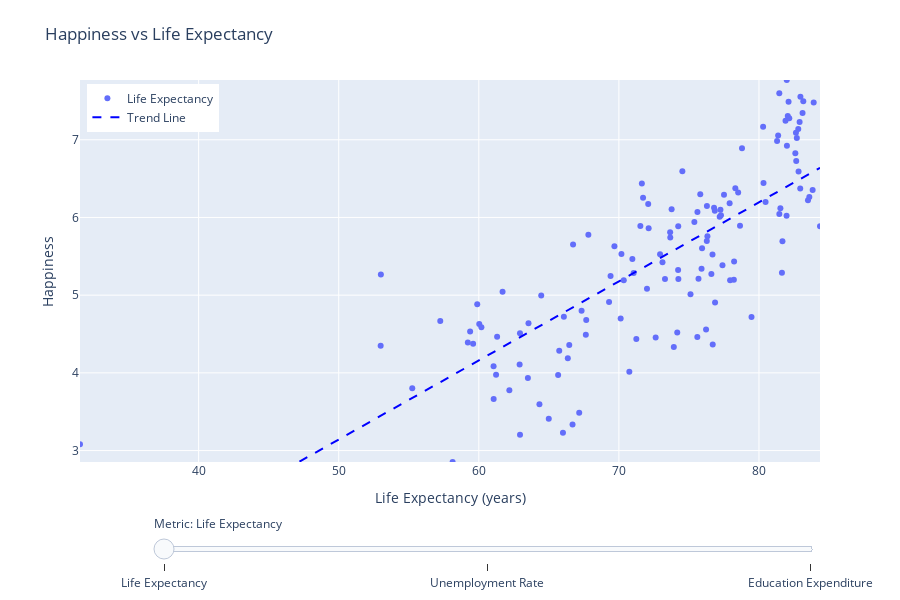

The notebook cell this image was saved under:
### Markdown cell above
**Money does not buy happiness**

Economic wealth could explain some of the variation in national happiness. However, other societal indicators may offer different insights. To further investigate the what influences the way people perceive their happiness, we examined its relationship with education expenditure, unemployment rate, and life expectancy.

In the plot about Happiness vs Education Expenditure, there is a slight positive trend. Countries that allocate a higher percentage of their GDP to education generally report higher happiness levels according to the dataset. It suggests that investment in quality education contributes to societal well-being and happiness.

The plot about Happiness vs Unemployment Rate has a slight negative trendline: as unemployment increases, average happiness declines according to the dataset. This is a result in line with previous research like Winkelmann (2014), which found that unemployment consistently and significantly reduces life satisfaction and caused a reduction in the happiness score recorded, both due to economic insecurity and the psychological toll of uncertainty.

In the plot about Happiness vs Life Expectancy, a positive correlation can be read from the regression line. Countries where people live longer also tend to report higher happiness scores. This relationship is likely tied to broader indicators of public health and quality of life. As with education, longer life expectancy reflects better healthcare systems, better nutrition, and a better environments, all of this tends to go hand-in-hand with happiness.

### Code cell
import pandas as pd
import numpy as np
import plotly.graph_objects as go
from plotly.offline import init_notebook_mode, iplot

init_notebook_mode(connected=True)

df = pd.read_csv('final.csv')

df['Happiness_rank'] = df['Happiness'].rank(method='min', ascending=False).astype(int)
total_countries = df['Country'].nunique()

df_life = df.dropna(subset=['Life_expectancy', 'Happiness', 'Country', 'Happiness_rank'])
df_unemp = df.dropna(subset=['Unemployment_rate', 'Happiness', 'Country', 'Happiness_rank'])
df_edu = df.dropna(subset=['Edu_expenditure_pct', 'Happiness', 'Country', 'Happiness_rank'])

x_range_life = [df_life['Life_expectancy'].min(), df_life['Life_expectancy'].max()]
x_range_unemp = [df_unemp['Unemployment_rate'].min(), df_unemp['Unemployment_rate'].max()]
x_range_edu = [df_edu['Edu_expenditure_pct'].min(), df_edu['Edu_expenditure_pct'].max()]
y_range = [df['Happiness'].min(), df['Happiness'].max()]

def add_trend_trace(x, y, color, visible=True):
    x_vals = x.values
    y_vals = y.values
    slope, intercept = np.polyfit(x_vals, y_vals, 1)
    x_trend = np.linspace(min(x_vals), max(x_vals), 100)
    y_trend = slope * x_trend + intercept
    return go.Scatter(
        x=x_trend,
        y=y_trend,
        mode='lines',
        line=dict(color=color, dash='dash'),
        name='Trend Line',
        visible=visible,
        hoverinfo='skip'
    )

trace_life = go.Scatter(
    x=df_life['Life_expectancy'],
    y=df_life['Happiness'],
    mode='markers',
    name='Life Expectancy',
    visible=True,
    text=df_life['Country'],
    customdata=df_life['Happiness_rank'],
    hovertemplate=(
        "Country: %{text}<br>"
        f"Rank: %{{customdata}} out of {total_countries}<br>"
        "Life Expectancy: %{x:.1f} years<br>"
        "Happiness: %{y:.2f}<extra></extra>"
    )
)

trace_unemp = go.Scatter(
    x=df_unemp['Unemployment_rate'],
    y=df_unemp['Happiness'],
    mode='markers',
    name='Unemployment Rate',
    visible=False,
    text=df_unemp['Country'],
    customdata=df_unemp['Happiness_rank'],
    hovertemplate=(
        "Country: %{text}<br>"
        f"Rank: %{{customdata}} out of {total_countries}<br>"
        "Unemployment Rate: %{x:.1f}%<br>"
        "Happiness: %{y:.2f}<extra></extra>"
    )
)

trace_edu = go.Scatter(
    x=df_edu['Edu_expenditure_pct'],
    y=df_edu['Happiness'],
    mode='markers',
    name='Education Expenditure',
    visible=False,
    text=df_edu['Country'],
    customdata=df_edu['Happiness_rank'],
    hovertemplate=(
        "Country: %{text}<br>"
        f"Rank: %{{customdata}} out of {total_countries}<br>"
        "Education Expenditure: %{x:.2f}% of GDP<br>"
        "Happiness: %{y:.2f}<extra></extra>"
    )
)

trend_life = add_trend_trace(df_life['Life_expectancy'], df_life['Happiness'], 'blue', True)
trend_unemp = add_trend_trace(df_unemp['Unemployment_rate'], df_unemp['Happiness'], 'blue', False)
trend_edu = add_trend_trace(df_edu['Edu_expenditure_pct'], df_edu['Happiness'], 'blue', False)

fig = go.Figure(data=[
    trace_life, trace_unemp, trace_edu,
    trend_life, trend_unemp, trend_edu
])

steps = [
    dict(method='update', label='Life Expectancy',
         args=[{'visible': [True, False, False, True, False, False]},
               {'title': 'Happiness vs Life Expectancy',
                'xaxis': {'title': 'Life Expectancy (years)', 'range': x_range_life, 'fixedrange': True},
                'yaxis': {'title': 'Happiness', 'range': y_range, 'fixedrange': True}}]),
    dict(method='update', label='Unemployment Rate',
         args=[{'visible': [False, True, False, False, True, False]},
               {'title': 'Happiness vs Unemployment Rate',
                'xaxis': {'title': 'Unemployment Rate (%)', 'range': x_range_unemp, 'fixedrange': True},
                'yaxis': {'title': 'Happiness', 'range': y_range, 'fixedrange': True}}]),
    dict(method='update', label='Education Expenditure',
         args=[{'visible': [False, False, True, False, False, True]},
               {'title': 'Happiness vs Education Expenditure',
                'xaxis': {'title': 'Education Expenditure (% of GDP)', 'range': x_range_edu, 'fixedrange': True},
                'yaxis': {'title': 'Happiness', 'range': y_range, 'fixedrange': True}}])
]

fig.update_layout(
    sliders=[dict(
        active=0,
        currentvalue={'prefix': 'Metric: '},
        pad={'t': 50},
        steps=steps,
        len=0.9,
        x=0.1,
        xanchor='left'
    )],
    title="Happiness vs Life Expectancy",
    width=800,
    height=600,
    autosize=False,
    margin=dict(t=80, b=80, l=80, r=80),
    xaxis=dict(
        title=dict(text='Life Expectancy (years)', font=dict(size=14)),
        range=x_range_life,
        fixedrange=True,
        tickfont=dict(size=12)
    ),
    yaxis=dict(
        title=dict(text='Happiness', font=dict(size=14)),
        range=y_range,
        fixedrange=True,
        tickmode='linear',
        dtick=1,
        tickfont=dict(size=12),
    ),
    hoverlabel=dict(font=dict(size=12)),
    showlegend=True,
    legend=dict(
        font=dict(size=12),
        x=0.01, y=0.99,
        borderwidth=0
    )
)

iplot(fig)

### Figure 1 — Plotly figure (JSON) as saved in the notebook; plotly's stock layout.template omitted (floating-point values rounded to 4 significant figures; data arrays with more than 128 entries replaced by an {"elided": "..."} marker saying what was removed)
{"data": [{"customdata": {"elided": "133 int values"}, "hovertemplate": "Country: %{text}<br>Rank: %{customdata} out of 133<br>Life Expectancy: %{x:.1f} years<br>Happiness: %{y:.2f}<extra></extra>", "mode": "markers", "name": "Life Expectancy", "text": {"elided": "133 str values"}, "type": "scatter", "visible": true, "x": {"elided": "133 float values"}, "y": {"elided": "133 float values"}}, {"customdata": [1, 2, 3, 4, 5, 6, 7, 8, 9, 10, 11, 12, 13, 14, 15, 16, 17, 18, 19, 20, 21, 22, 23, 24, 25, 26, 27, 28, 29, 30, 31, 32, 33, 34, 36, 37, 38, 39, 40, 42, 43, 44, 45, 46, 48, 49, 50, 51, 52, 53, 54, 55, 56, 57, 58, 59, 60, 61, 62, 63, 64, 66, 68, 69, 70, 71, 72, 73, 74, 75, 76, 79, 81, 82, 83, 84, 86, 89, 90, 92, 93, 94, 95, 96, 98, 99, 100, 101, 102, 103, 104, 106, 109, 111, 112, 114, 116, 117, 118, 119, 123, 125, 127, 129], "hovertemplate": "Country: %{text}<br>Rank: %{customdata} out of 133<br>Unemployment Rate: %{x:.1f}%<br>Happiness: %{y:.2f}<extra></extra>", "mode": "markers", "name": "Unemployment Rate", "text": ["Finland", "Denmark", "Norway", "Iceland", "Netherlands", "Switzerland", "Sweden", "New Zealand", "Canada", "Austria", "Australia", "Costa Rica", "Israel", "Luxembourg", "United Kingdom", "Ireland", "Germany", "Belgium", "United States", "United Arab Emirates", "Malta", "Mexico", "France", "Chile", "Guatemala", "Saudi Arabia", "Qatar", "Spain", "Panama", "Brazil", "Uruguay", "Singapore", "El Salvador", "Italy", "Poland", "Uzbekistan", "Lithuania", "Colombia", "Slovenia", "Kosovo", "Argentina", "Romania", "Cyprus", "Ecuador", "Thailand", "Latvia", "Estonia", "Jamaica", "Mauritius", "Japan", "Honduras", "Kazakhstan", "Bolivia", "Hungary", "Paraguay", "Peru", "Portugal", "Pakistan", "Philippines", "Serbia", "Moldova", "Montenegro", "Croatia", "Dominican Republic", "Bosnia and Herzegovina", "Malaysia", "Belarus", "Greece", "Mongolia", "North Macedonia", "Nigeria", "Azerbaijan", "Lebanon", "Indonesia", "China", "Bhutan", "Bulgaria", "Jordan", "Benin", "South Africa", "Albania", "Cambodia", "Senegal", "Somalia", "Niger", "Burkina Faso", "Armenia", "Guinea", "Georgia", "Kenya", "Mauritania", "Tunisia", "Mali", "Sri Lanka", "Myanmar", "Ukraine", "Uganda", "Zambia", "Togo", "India", "Lesotho", "Zimbabwe", "Botswana", "Rwanda"], "type": "scatter", "visible": false, "x": [6.695, 5.018, 3.684, 3.507, 3.379, 4.394, 6.833, 4.109, 5.69, 4.56, 5.143, 10.81, 3.731, 5.592, 3.657, 4.95, 3.163, 5.364, 3.669, 2.331, 3.627, 3.477, 8.415, 7.493, 2.193, 5.636, 0.1, 14.11, 6.409, 11.94, 8.836, 3.1, 4.17, 9.952, 3.267, 8.98, 6.255, 10.28, 4.446, 25.07, 9.843, 3.912, 7.155, 3.812, 0.716, 6.312, 4.514, 4.987, 6.331, 2.351, 5.698, 4.8, 3.682, 3.419, 6.595, 3.379, 6.464, 4.83, 2.237, 10.39, 1.502, 15.13, 6.617, 6.356, 15.69, 3.26, 4.165, 17.05, 9.024, 17.41, 10.7, 5.0, 11.3, 3.59, 5.15, 2.72, 4.23, 16.8, 1.214, 28.47, 11.47, 0.499, 2.863, 18.83, 0.532, 1.56, 9.794, 5.018, 11.56, 5.014, 10.42, 17.15, 3.29, 4.67, 0.407, 8.194, 2.563, 5.538, 2.036, 6.51, 16.88, 7.373, 20.09, 11.24], "y": [7.769, 7.6, 7.554, 7.494, 7.488, 7.48, 7.343, 7.307, 7.278, 7.246, 7.228, 7.167, 7.139, 7.09, 7.054, 7.021, 6.985, 6.923, 6.892, 6.825, 6.726, 6.595, 6.592, 6.444, 6.436, 6.375, 6.374, 6.354, 6.321, 6.3, 6.293, 6.262, 6.253, 6.223, 6.182, 6.174, 6.149, 6.125, 6.118, 6.1, 6.086, 6.07, 6.046, 6.028, 6.008, 5.94, 5.893, 5.89, 5.888, 5.886, 5.86, 5.809, 5.779, 5.758, 5.743, 5.697, 5.693, 5.653, 5.631, 5.603, 5.529, 5.523, 5.432, 5.425, 5.386, 5.339, 5.323, 5.287, 5.285, 5.274, 5.265, 5.208, 5.197, 5.192, 5.191, 5.082, 5.011, 4.906, 4.883, 4.722, 4.719, 4.7, 4.681, 4.668, 4.628, 4.587, 4.559, 4.534, 4.519, 4.509, 4.49, 4.461, 4.39, 4.366, 4.36, 4.332, 4.189, 4.107, 4.085, 4.015, 3.802, 3.663, 3.488, 3.334]}, {"customdata": [1, 2, 3, 4, 5, 6, 7, 8, 9, 10, 11, 12, 13, 14, 15, 16, 17, 18, 19, 20, 21, 23, 24, 25, 27, 28, 29, 30, 31, 32, 33, 34, 35, 36, 37, 38, 40, 41, 43, 44, 45, 46, 47, 48, 49, 50, 51, 52, 53, 54, 55, 56, 57, 58, 59, 60, 61, 62, 63, 64, 67, 68, 69, 70, 71, 72, 73, 74, 76, 77, 78, 79, 79, 81, 82, 83, 84, 85, 86, 87, 88, 89, 90, 91, 92, 93, 94, 95, 97, 98, 99, 100, 101, 102, 103, 104, 105, 106, 107, 109, 110, 112, 113, 114, 115, 116, 117, 118, 119, 120, 122, 123, 124, 126, 127, 129, 130, 132], "hovertemplate": "Country: %{text}<br>Rank: %{customdata} out of 133<br>Education Expenditure: %{x:.2f}% of GDP<br>Happiness: %{y:.2f}<extra></extra>", "mode": "markers", "name": "Education Expenditure", "text": ["Finland", "Denmark", "Norway", "Iceland", "Netherlands", "Switzerland", "Sweden", "New Zealand", "Canada", "Austria", "Australia", "Costa Rica", "Israel", "Luxembourg", "United Kingdom", "Ireland", "Germany", "Belgium", "United States", "United Arab Emirates", "Malta", "France", "Chile", "Guatemala", "Qatar", "Spain", "Panama", "Brazil", "Uruguay", "Singapore", "El Salvador", "Italy", "Bahrain", "Poland", "Uzbekistan", "Lithuania", "Slovenia", "Nicaragua", "Argentina", "Romania", "Cyprus", "Ecuador", "Kuwait", "Thailand", "Latvia", "Estonia", "Jamaica", "Mauritius", "Japan", "Honduras", "Kazakhstan", "Bolivia", "Hungary", "Paraguay", "Peru", "Portugal", "Pakistan", "Philippines", "Serbia", "Moldova", "Tajikistan", "Croatia", "Dominican Republic", "Bosnia and Herzegovina", "Malaysia", "Belarus", "Greece", "Mongolia", "Nigeria", "Turkmenistan", "Algeria", "Morocco", "Azerbaijan", "Lebanon", "Indonesia", "China", "Bhutan", "Cameroon", "Bulgaria", "Ghana", "Nepal", "Jordan", "Benin", "Gabon", "South Africa", "Albania", "Cambodia", "Senegal", "Namibia", "Niger", "Burkina Faso", "Armenia", "Guinea", "Georgia", "Kenya", "Mauritania", "Mozambique", "Tunisia", "Bangladesh", "Mali", "Sierra Leone", "Myanmar", "Chad", "Ukraine", "Ethiopia", "Uganda", "Zambia", "Togo", "India", "Liberia", "Madagascar", "Lesotho", "Burundi", "Haiti", "Botswana", "Rwanda", "Tanzania", "Central African Republic"], "type": "scatter", "visible": false, "x": [6.417, 7.255, 7.865, 7.601, 5.16, 5.014, 7.639, 5.178, 4.773, 5.218, 5.509, 6.738, 6.041, 3.736, 5.261, 3.296, 5.116, 6.334, 4.957, 3.86, 4.899, 5.354, 5.626, 3.193, 2.804, 4.23, 3.093, 5.963, 4.628, 2.73, 3.387, 4.095, 2.385, 4.679, 6.295, 3.964, 4.892, 4.6, 4.772, 3.567, 5.213, 4.246, 6.728, 3.022, 4.436, 5.26, 5.164, 4.542, 3.155, 5.932, 3.354, 8.091, 4.225, 3.49, 3.822, 4.63, 2.215, 3.407, 3.616, 6.226, 5.484, 3.92, 4.043, 4.044, 3.98, 4.979, 3.586, 3.652, 0.3585, 3.121, 5.575, 5.003, 3.176, 2.6, 0.9644, 4.059, 4.51, 3.047, 4.199, 3.153, 3.486, 2.988, 2.965, 2.874, 5.912, 3.916, 2.826, 5.035, 9.323, 3.526, 5.407, 2.572, 1.858, 3.83, 5.374, 1.823, 6.286, 6.174, 1.681, 3.555, 7.447, 2.0, 2.372, 5.441, 4.481, 2.308, 4.418, 4.202, 3.897, 2.165, 3.013, 7.194, 5.347, 1.759, 8.399, 3.239, 3.597, 1.768], "y": [7.769, 7.6, 7.554, 7.494, 7.488, 7.48, 7.343, 7.307, 7.278, 7.246, 7.228, 7.167, 7.139, 7.09, 7.054, 7.021, 6.985, 6.923, 6.892, 6.825, 6.726, 6.592, 6.444, 6.436, 6.374, 6.354, 6.321, 6.3, 6.293, 6.262, 6.253, 6.223, 6.199, 6.182, 6.174, 6.149, 6.118, 6.105, 6.086, 6.07, 6.046, 6.028, 6.021, 6.008, 5.94, 5.893, 5.89, 5.888, 5.886, 5.86, 5.809, 5.779, 5.758, 5.743, 5.697, 5.693, 5.653, 5.631, 5.603, 5.529, 5.467, 5.432, 5.425, 5.386, 5.339, 5.323, 5.287, 5.285, 5.265, 5.247, 5.211, 5.208, 5.208, 5.197, 5.192, 5.191, 5.082, 5.044, 5.011, 4.996, 4.913, 4.906, 4.883, 4.799, 4.722, 4.719, 4.7, 4.681, 4.639, 4.628, 4.587, 4.559, 4.534, 4.519, 4.509, 4.49, 4.466, 4.461, 4.456, 4.39, 4.374, 4.36, 4.35, 4.332, 4.286, 4.189, 4.107, 4.085, 4.015, 3.975, 3.933, 3.802, 3.775, 3.597, 3.488, 3.334, 3.231, 3.083]}, {"hoverinfo": "skip", "line": {"color": "blue", "dash": "dash"}, "mode": "lines", "name": "Trend Line", "type": "scatter", "visible": true, "x": [31.53, 32.06, 32.6, 33.13, 33.66, 34.2, 34.73, 35.27, 35.8, 36.33, 36.87, 37.4, 37.93, 38.47, 39.0, 39.53, 40.07, 40.6, 41.13, 41.67, 42.2, 42.74, 43.27, 43.8, 44.34, 44.87, 45.4, 45.94, 46.47, 47.0, 47.54, 48.07, 48.61, 49.14, 49.67, 50.21, 50.74, 51.27, 51.81, 52.34, 52.87, 53.41, 53.94, 54.47, 55.01, 55.54, 56.08, 56.61, 57.14, 57.68, 58.21, 58.74, 59.28, 59.81, 60.34, 60.88, 61.41, 61.95, 62.48, 63.01, 63.55, 64.08, 64.61, 65.15, 65.68, 66.21, 66.75, 67.28, 67.81, 68.35, 68.88, 69.42, 69.95, 70.48, 71.02, 71.55, 72.08, 72.62, 73.15, 73.68, 74.22, 74.75, 75.29, 75.82, 76.35, 76.89, 77.42, 77.95, 78.49, 79.02, 79.55, 80.09, 80.62, 81.15, 81.69, 82.22, 82.76, 83.29, 83.82, 84.36], "y": [1.264, 1.318, 1.372, 1.426, 1.481, 1.535, 1.589, 1.644, 1.698, 1.752, 1.807, 1.861, 1.915, 1.969, 2.024, 2.078, 2.132, 2.187, 2.241, 2.295, 2.349, 2.404, 2.458, 2.512, 2.567, 2.621, 2.675, 2.729, 2.784, 2.838, 2.892, 2.947, 3.001, 3.055, 3.109, 3.164, 3.218, 3.272, 3.327, 3.381, 3.435, 3.489, 3.544, 3.598, 3.652, 3.707, 3.761, 3.815, 3.869, 3.924, 3.978, 4.032, 4.087, 4.141, 4.195, 4.25, 4.304, 4.358, 4.412, 4.467, 4.521, 4.575, 4.63, 4.684, 4.738, 4.792, 4.847, 4.901, 4.955, 5.01, 5.064, 5.118, 5.172, 5.227, 5.281, 5.335, 5.39, 5.444, 5.498, 5.552, 5.607, 5.661, 5.715, 5.77, 5.824, 5.878, 5.932, 5.987, 6.041, 6.095, 6.15, 6.204, 6.258, 6.312, 6.367, 6.421, 6.475, 6.53, 6.584, 6.638]}, {"hoverinfo": "skip", "line": {"color": "blue", "dash": "dash"}, "mode": "lines", "name": "Trend Line", "type": "scatter", "visible": false, "x": [0.1, 0.3865, 0.6731, 0.9596, 1.246, 1.533, 1.819, 2.106, 2.392, 2.679, 2.965, 3.252, 3.539, 3.825, 4.112, 4.398, 4.685, 4.971, 5.258, 5.544, 5.831, 6.117, 6.404, 6.691, 6.977, 7.264, 7.55, 7.837, 8.123, 8.41, 8.696, 8.983, 9.269, 9.556, 9.843, 10.13, 10.42, 10.7, 10.99, 11.28, 11.56, 11.85, 12.13, 12.42, 12.71, 12.99, 13.28, 13.57, 13.85, 14.14, 14.43, 14.71, 15.0, 15.29, 15.57, 15.86, 16.15, 16.43, 16.72, 17.01, 17.29, 17.58, 17.87, 18.15, 18.44, 18.73, 19.01, 19.3, 19.59, 19.87, 20.16, 20.44, 20.73, 21.02, 21.3, 21.59, 21.88, 22.16, 22.45, 22.74, 23.02, 23.31, 23.6, 23.88, 24.17, 24.46, 24.74, 25.03, 25.32, 25.6, 25.89, 26.18, 26.46, 26.75, 27.04, 27.32, 27.61, 27.89, 28.18, 28.47], "y": [6.068, 6.054, 6.04, 6.025, 6.011, 5.997, 5.982, 5.968, 5.954, 5.939, 5.925, 5.911, 5.896, 5.882, 5.868, 5.853, 5.839, 5.825, 5.81, 5.796, 5.782, 5.767, 5.753, 5.739, 5.724, 5.71, 5.696, 5.681, 5.667, 5.653, 5.638, 5.624, 5.609, 5.595, 5.581, 5.566, 5.552, 5.538, 5.523, 5.509, 5.495, 5.48, 5.466, 5.452, 5.437, 5.423, 5.409, 5.394, 5.38, 5.366, 5.351, 5.337, 5.323, 5.308, 5.294, 5.28, 5.265, 5.251, 5.237, 5.222, 5.208, 5.194, 5.179, 5.165, 5.15, 5.136, 5.122, 5.107, 5.093, 5.079, 5.064, 5.05, 5.036, 5.021, 5.007, 4.993, 4.978, 4.964, 4.95, 4.935, 4.921, 4.907, 4.892, 4.878, 4.864, 4.849, 4.835, 4.821, 4.806, 4.792, 4.778, 4.763, 4.749, 4.735, 4.72, 4.706, 4.692, 4.677, 4.663, 4.648]}, {"hoverinfo": "skip", "line": {"color": "blue", "dash": "dash"}, "mode": "lines", "name": "Trend Line", "type": "scatter", "visible": false, "x": [0.3585, 0.449, 0.5396, 0.6301, 0.7207, 0.8112, 0.9018, 0.9923, 1.083, 1.173, 1.264, 1.354, 1.445, 1.536, 1.626, 1.717, 1.807, 1.898, 1.988, 2.079, 2.169, 2.26, 2.35, 2.441, 2.532, 2.622, 2.713, 2.803, 2.894, 2.984, 3.075, 3.165, 3.256, 3.346, 3.437, 3.528, 3.618, 3.709, 3.799, 3.89, 3.98, 4.071, 4.161, 4.252, 4.343, 4.433, 4.524, 4.614, 4.705, 4.795, 4.886, 4.976, 5.067, 5.157, 5.248, 5.339, 5.429, 5.52, 5.61, 5.701, 5.791, 5.882, 5.972, 6.063, 6.153, 6.244, 6.335, 6.425, 6.516, 6.606, 6.697, 6.787, 6.878, 6.968, 7.059, 7.149, 7.24, 7.331, 7.421, 7.512, 7.602, 7.693, 7.783, 7.874, 7.964, 8.055, 8.145, 8.236, 8.327, 8.417, 8.508, 8.598, 8.689, 8.779, 8.87, 8.96, 9.051, 9.141, 9.232, 9.323], "y": [4.678, 4.698, 4.717, 4.737, 4.756, 4.776, 4.796, 4.815, 4.835, 4.854, 4.874, 4.893, 4.913, 4.933, 4.952, 4.972, 4.991, 5.011, 5.03, 5.05, 5.07, 5.089, 5.109, 5.128, 5.148, 5.167, 5.187, 5.206, 5.226, 5.246, 5.265, 5.285, 5.304, 5.324, 5.343, 5.363, 5.383, 5.402, 5.422, 5.441, 5.461, 5.48, 5.5, 5.52, 5.539, 5.559, 5.578, 5.598, 5.617, 5.637, 5.657, 5.676, 5.696, 5.715, 5.735, 5.754, 5.774, 5.794, 5.813, 5.833, 5.852, 5.872, 5.891, 5.911, 5.931, 5.95, 5.97, 5.989, 6.009, 6.028, 6.048, 6.068, 6.087, 6.107, 6.126, 6.146, 6.165, 6.185, 6.204, 6.224, 6.244, 6.263, 6.283, 6.302, 6.322, 6.341, 6.361, 6.381, 6.4, 6.42, 6.439, 6.459, 6.478, 6.498, 6.518, 6.537, 6.557, 6.576, 6.596, 6.615]}], "layout": {"autosize": false, "height": 600, "hoverlabel": {"font": {"size": 12}}, "legend": {"borderwidth": 0, "font": {"size": 12}, "x": 0.01, "y": 0.99}, "margin": {"b": 80, "l": 80, "r": 80, "t": 80}, "showlegend": true, "sliders": [{"active": 0, "currentvalue": {"prefix": "Metric: "}, "len": 0.9, "pad": {"t": 50}, "steps": [{"args": [{"visible": [true, false, false, true, false, false]}, {"title": "Happiness vs Life Expectancy", "xaxis": {"fixedrange": true, "range": [31.53, 84.36], "title": "Life Expectancy (years)"}, "yaxis": {"fixedrange": true, "range": [2.853, 7.769], "title": "Happiness"}}], "label": "Life Expectancy", "method": "update"}, {"args": [{"visible": [false, true, false, false, true, false]}, {"title": "Happiness vs Unemployment Rate", "xaxis": {"fixedrange": true, "range": [0.1, 28.47], "title": "Unemployment Rate (%)"}, "yaxis": {"fixedrange": true, "range": [2.853, 7.769], "title": "Happiness"}}], "label": "Unemployment Rate", "method": "update"}, {"args": [{"visible": [false, false, true, false, false, true]}, {"title": "Happiness vs Education Expenditure", "xaxis": {"fixedrange": true, "range": [0.3585, 9.323], "title": "Education Expenditure (% of GDP)"}, "yaxis": {"fixedrange": true, "range": [2.853, 7.769], "title": "Happiness"}}], "label": "Education Expenditure", "method": "update"}], "x": 0.1, "xanchor": "left"}], "title": {"text": "Happiness vs Life Expectancy"}, "width": 900, "xaxis": {"fixedrange": true, "range": [31.53, 84.36], "tickfont": {"size": 12}, "title": {"font": {"size": 14}, "text": "Life Expectancy (years)"}}, "yaxis": {"dtick": 1, "fixedrange": true, "range": [2.853, 7.769], "tickfont": {"size": 12}, "tickmode": "linear", "title": {"font": {"size": 14}, "text": "Happiness"}}}}
